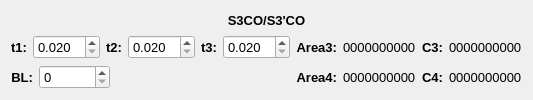
         <widget class="QWidget" name="widget2" native="true">
          <layout class="QGridLayout" name="gridLayout_45">
           <item row="0" column="0">
            <layout class="QGridLayout" name="gridLayout_40">
             <item row="0" column="0">
              <widget class="QLabel" name="name2">
               <property name="font">
                <font>
                 <pointsize>10</pointsize>
                 <weight>75</weight>
                 <bold>true</bold>
                </font>
               </property>
               <property name="text">
                <string>S3CO/S3'CO</string>
               </property>
               <property name="alignment">
                <set>Qt::AlignCenter</set>
               </property>
              </widget>
             </item>
             <item row="1" column="0">
              <layout class="QGridLayout" name="gridLayout_39">
               <item row="0" column="0">
                <layout class="QGridLayout" name="gridLayout_18">
                 <item row="0" column="0">
                  <layout class="QGridLayout" name="gridLayout_15">
                   <item row="0" column="0">
                    <widget class="QLabel" name="label_6">
                     <property name="font">
                      <font>
                       <pointsize>10</pointsize>
                       <weight>75</weight>
                       <bold>true</bold>
                      </font>
                     </property>
                     <property name="text">
                      <string>t1:</string>
                     </property>
                     <property name="alignment">
                      <set>Qt::AlignRight|Qt::AlignTrailing|Qt::AlignVCenter</set>
                     </property>
                    </widget>
                   </item>
                   <item row="0" column="1">
                    <widget class="QDoubleSpinBox" name="doubleSpinBox2_t1">
                     <property name="font">
                      <font>
                       <pointsize>10</pointsize>
                      </font>
                     </property>
                     <property name="decimals">
                      <number>3</number>
                     </property>
                     <property name="minimum">
                      <double>0.020000000000000</double>
                     </property>
                     <property name="singleStep">
                      <double>0.005000000000000</double>
                     </property>
                    </widget>
                   </item>
                   <item row="0" column="2">
                    <widget class="QLabel" name="label_7">
                     <property name="font">
                      <font>
                       <pointsize>10</pointsize>
                       <weight>75</weight>
                       <bold>true</bold>
                      </font>
                     </property>
                     <property name="text">
                      <string>t2:</string>
                     </property>
                     <property name="alignment">
                      <set>Qt::AlignRight|Qt::AlignTrailing|Qt::AlignVCenter</set>
                     </property>
                    </widget>
                   </item>
                   <item row="0" column="3">
                    <widget class="QDoubleSpinBox" name="doubleSpinBox2_t2">
                     <property name="font">
                      <font>
                       <pointsize>10</pointsize>
                      </font>
                     </property>
                     <property name="decimals">
                      <number>3</number>
                     </property>
                     <property name="minimum">
                      <double>0.020000000000000</double>
                     </property>
                     <property name="singleStep">
                      <double>0.005000000000000</double>
                     </property>
                    </widget>
                   </item>
                   <item row="0" column="4">
                    <widget class="QLabel" name="label_8">
                     <property name="font">
                      <font>
                       <pointsize>10</pointsize>
                       <weight>75</weight>
                       <bold>true</bold>
                      </font>
                     </property>
                     <property name="text">
                      <string>t3:</string>
                     </property>
                     <property name="alignment">
                      <set>Qt::AlignRight|Qt::AlignTrailing|Qt::AlignVCenter</set>
                     </property>
                    </widget>
                   </item>
                   <item row="0" column="5">
                    <widget class="QDoubleSpinBox" name="doubleSpinBox2_t3">
                     <property name="font">
                      <font>
                       <pointsize>10</pointsize>
                      </font>
                     </property>
                     <property name="decimals">
                      <number>3</number>
                     </property>
                     <property name="minimum">
                      <double>0.020000000000000</double>
                     </property>
                     <property name="singleStep">
                      <double>0.005000000000000</double>
                     </property>
                    </widget>
                   </item>
                  </layout>
                 </item>
                 <item row="1" column="0">
                  <layout class="QGridLayout" name="gridLayout_17">
                   <item row="0" column="0">
                    <layout class="QGridLayout" name="gridLayout_16">
                     <item row="0" column="0">
                      <widget class="QLabel" name="label_9">
                       <property name="font">
                        <font>
                         <pointsize>10</pointsize>
                         <weight>75</weight>
                         <bold>true</bold>
                        </font>
                       </property>
                       <property name="text">
                        <string>BL:</string>
                       </property>
                       <property name="alignment">
                        <set>Qt::AlignRight|Qt::AlignTrailing|Qt::AlignVCenter</set>
                       </property>
                      </widget>
                     </item>
                     <item row="0" column="1">
                      <widget class="QSpinBox" name="spinBox2_bl">
                       <property name="font">
                        <font>
                         <pointsize>10</pointsize>
                        </font>
                       </property>
                       <property name="maximum">
                        <number>10000000</number>
                       </property>
                       <property name="singleStep">
                        <number>50</number>
                       </property>
                      </widget>
                     </item>
                    </layout>
                   </item>
                   <item row="0" column="1">
                    <spacer name="horizontalSpacer">
                     <property name="orientation">
                      <enum>Qt::Horizontal</enum>
                     </property>
                     <property name="sizeHint" stdset="0">
                      <size>
                       <width>40</width>
                       <height>20</height>
                      </size>
                     </property>
                    </spacer>
                   </item>
                  </layout>
                 </item>
                </layout>
               </item>
               <item row="0" column="1">
                <layout class="QGridLayout" name="gridLayout_23">
                 <item row="0" column="0">
                  <layout class="QGridLayout" name="gridLayout_19">
                   <item row="0" column="0">
                    <widget class="QLabel" name="label_42">
                     <property name="font">
                      <font>
                       <pointsize>10</pointsize>
                       <weight>75</weight>
                       <bold>true</bold>
                      </font>
                     </property>
                     <property name="text">
                      <string>Area3:</string>
                     </property>
                     <property name="alignment">
                      <set>Qt::AlignRight|Qt::AlignTrailing|Qt::AlignVCenter</set>
                     </property>
                    </widget>
                   </item>
                   <item row="0" column="1">
                    <widget class="QLabel" name="area3">
                     <property name="font">
                      <font>
                       <pointsize>10</pointsize>
                      </font>
                     </property>
                     <property name="text">
                      <string>0000000000</string>
                     </property>
                    </widget>
                   </item>
                  </layout>
                 </item>
                 <item row="0" column="1">
                  <layout class="QGridLayout" name="gridLayout_21">
                   <item row="0" column="1">
                    <widget class="QLabel" name="conc3">
                     <property name="font">
                      <font>
                       <pointsize>10</pointsize>
                      </font>
                     </property>
                     <property name="text">
                      <string>0000000000</string>
                     </property>
                    </widget>
                   </item>
                   <item row="0" column="0">
                    <widget class="QLabel" name="label_44">
                     <property name="font">
                      <font>
                       <pointsize>10</pointsize>
                       <weight>75</weight>
                       <bold>true</bold>
                      </font>
                     </property>
                     <property name="text">
                      <string>C3:</string>
                     </property>
                     <property name="alignment">
                      <set>Qt::AlignRight|Qt::AlignTrailing|Qt::AlignVCenter</set>
                     </property>
                    </widget>
                   </item>
                  </layout>
                 </item>
                 <item row="1" column="0">
                  <layout class="QGridLayout" name="gridLayout_20">
                   <item row="0" column="0">
                    <widget class="QLabel" name="label_43">
                     <property name="font">
                      <font>
                       <pointsize>10</pointsize>
                       <weight>75</weight>
                       <bold>true</bold>
                      </font>
                     </property>
                     <property name="text">
                      <string>Area4:</string>
                     </property>
                     <property name="alignment">
                      <set>Qt::AlignRight|Qt::AlignTrailing|Qt::AlignVCenter</set>
                     </property>
                    </widget>
                   </item>
                   <item row="0" column="1">
                    <widget class="QLabel" name="area4">
                     <property name="font">
                      <font>
                       <pointsize>10</pointsize>
                      </font>
                     </property>
                     <property name="text">
                      <string>0000000000</string>
                     </property>
                    </widget>
                   </item>
                  </layout>
                 </item>
                 <item row="1" column="1">
                  <layout class="QGridLayout" name="gridLayout_22">
                   <item row="0" column="0">
                    <widget class="QLabel" name="label_45">
                     <property name="font">
                      <font>
                       <pointsize>10</pointsize>
                       <weight>75</weight>
                       <bold>true</bold>
                      </font>
                     </property>
                     <property name="text">
                      <string>C4:</string>
                     </property>
                     <property name="alignment">
                      <set>Qt::AlignRight|Qt::AlignTrailing|Qt::AlignVCenter</set>
                     </property>
                    </widget>
                   </item>
                   <item row="0" column="1">
                    <widget class="QLabel" name="conc4">
                     <property name="font">
                      <font>
                       <pointsize>10</pointsize>
                      </font>
                     </property>
                     <property name="text">
                      <string>0000000000</string>
                     </property>
                    </widget>
                   </item>
                  </layout>
                 </item>
                </layout>
               </item>
              </layout>
             </item>
            </layout>
           </item>
          </layout>
         </widget>
